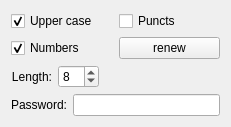
<?xml version="1.0" encoding="UTF-8"?>
<ui version="4.0">
 <class>GenPass</class>
 <widget class="QWidget" name="GenPass">
  <property name="geometry">
   <rect>
    <x>0</x>
    <y>0</y>
    <width>231</width>
    <height>125</height>
   </rect>
  </property>
  <property name="windowTitle">
   <string>GenPass</string>
  </property>
  <layout class="QGridLayout" name="gridLayout_3">
   <item row="0" column="0">
    <layout class="QGridLayout" name="gridLayout">
     <item row="0" column="0">
      <widget class="QCheckBox" name="upperCase">
       <property name="text">
        <string>Upper case</string>
       </property>
       <property name="checked">
        <bool>true</bool>
       </property>
      </widget>
     </item>
     <item row="1" column="0">
      <widget class="QCheckBox" name="numbers">
       <property name="text">
        <string>Numbers</string>
       </property>
       <property name="checked">
        <bool>true</bool>
       </property>
      </widget>
     </item>
     <item row="0" column="1">
      <widget class="QCheckBox" name="puncts">
       <property name="text">
        <string>Puncts</string>
       </property>
      </widget>
     </item>
     <item row="1" column="1">
      <widget class="QPushButton" name="generatePassword">
       <property name="text">
        <string>renew</string>
       </property>
      </widget>
     </item>
    </layout>
   </item>
   <item row="1" column="0">
    <layout class="QGridLayout" name="gridLayout_2">
     <item row="0" column="0">
      <widget class="QLabel" name="label_length">
       <property name="text">
        <string>Length:</string>
       </property>
       <property name="alignment">
        <set>Qt::AlignRight|Qt::AlignTrailing|Qt::AlignVCenter</set>
       </property>
      </widget>
     </item>
     <item row="0" column="1">
      <widget class="QSpinBox" name="length">
       <property name="suffix">
        <string/>
       </property>
       <property name="minimum">
        <number>6</number>
       </property>
       <property name="maximum">
        <number>64</number>
       </property>
       <property name="value">
        <number>8</number>
       </property>
      </widget>
     </item>
     <item row="0" column="2">
      <spacer name="horizontalSpacer">
       <property name="orientation">
        <enum>Qt::Horizontal</enum>
       </property>
       <property name="sizeHint" stdset="0">
        <size>
         <width>40</width>
         <height>20</height>
        </size>
       </property>
      </spacer>
     </item>
    </layout>
   </item>
   <item row="2" column="0">
    <layout class="QFormLayout" name="formLayout">
     <item row="0" column="1">
      <widget class="QLineEdit" name="output">
       <property name="enabled">
        <bool>true</bool>
       </property>
       <property name="readOnly">
        <bool>true</bool>
       </property>
      </widget>
     </item>
     <item row="0" column="0">
      <widget class="QLabel" name="label_output">
       <property name="enabled">
        <bool>true</bool>
       </property>
       <property name="text">
        <string>Password:</string>
       </property>
       <property name="alignment">
        <set>Qt::AlignRight|Qt::AlignTrailing|Qt::AlignVCenter</set>
       </property>
      </widget>
     </item>
    </layout>
   </item>
  </layout>
 </widget>
 <layoutdefault spacing="6" margin="11"/>
 <resources/>
 <connections/>
</ui>
